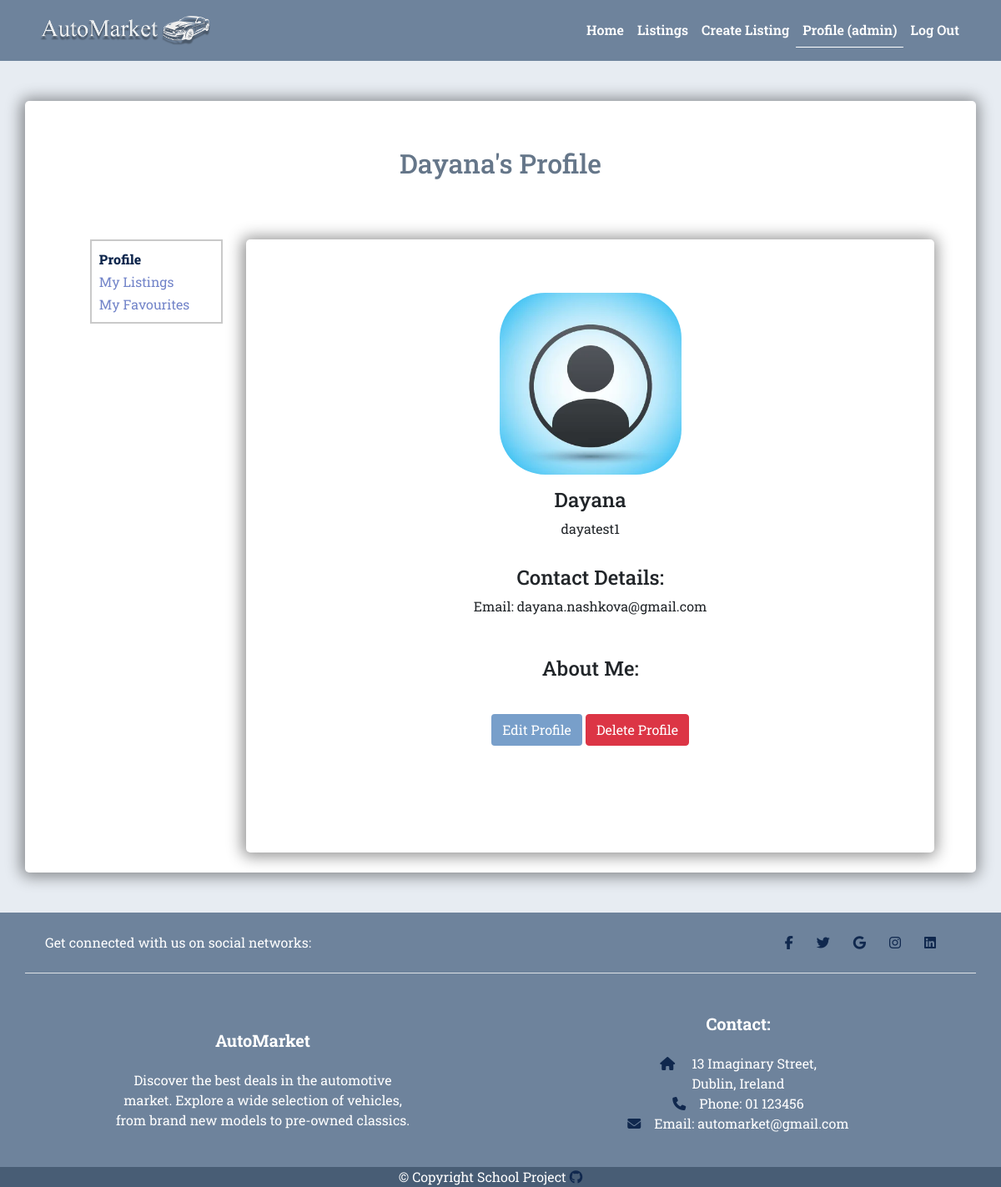
The app's page /users/profile/82606cfa-b8c6-4535-a5a4-e9001ca09401/my-profile/ (signed in) with its own data.
### users/models.py (models this page shows, shortened)
class Profile(models.Model):
    user = models.OneToOneField(
        User, on_delete=models.CASCADE, blank=True, null=True)
    username = models.CharField(max_length=200, blank=False, null=True)
    name = models.CharField(max_length=200, blank=False, null=True)
    email = models.EmailField(max_length=300, blank=False, null=True)
    phone = models.CharField(max_length=100, blank=True, null=True)
    town = models.CharField(max_length=100, blank=True, null=True)
    county = models.CharField(max_length=100, blank=True, null=True)
    profile_image = models.ImageField(
        upload_to='users/', default='users/user-default.webp', blank=True,
        null=True)
    about_me = models.TextField(blank=True, null=True)
    created = models.DateTimeField(auto_now_add=True)
    id = models.UUIDField(default=uuid.uuid4, unique=True,
                          editable=False, primary_key=True)
    @property
    def profile_img(self):
        if self.profile_image:
            url = self.profile_image.url
        else:
            url = (
                settings.STATIC_URL +
                'images/users/user-default.webp'
            )
        return url

### users/views.py (the view)
# urls.py: path('profile/<str:pk>/my-profile/', views.profile_page, name='profile'),
@login_required(login_url='login')
def profile_page(request, pk):
    profile = Profile.objects.get(id=pk)
    listings = profile.listing_set.all().order_by('-created')
    listings, page_number = listings_pagination(request, listings)
    context = {
        'profile': profile,
        'listings': listings
    }
    return render(request, 'users/profile_page.html', context)

### listings/utils.py (called while the page is built)
def listings_pagination(request, listings):
    paginator = Paginator(listings, 6)
    page_number = request.GET.get("page")
    try:
        listings = paginator.page(page_number)
    except PageNotAnInteger:
        page_number = 1
        listings = paginator.page(page_number)
    except EmptyPage:
        page_number = paginator.num_pages
        listings = paginator.page(page_number)
    return listings, page_number

### users/templates/users/profile_page.html (shortened to what this page needs)
{% extends 'base.html' %}
{% load humanize %}
{% load static %}
{% block content %}
<section class="profile">
    <div class="container">
        <div class="row">
            <div class="col-12 mx-auto text-center my-5 p-2 shadow-container">
                <h2 class="py-5">{{ profile.name }}'s Profile</h2>
                <div class="container">
                    <div class="row justify-content-center profile-row">
                        {% include 'users/partials/profile_sidebar.html' %}
                        <div class="col-12 col-lg-9 my-3 py-5 shadow-container" id="my-profile-container">
                            <div class="row d-flex justify-content-center">
                                <div class="image-container p-3">
                                    <img class="profile-image" src="{{ profile.profile_img }}"
                                        alt="user profile image">
                                </div>
                            </div>
                            <h4>{{ profile.name }}</h4>
                            <p>{{ profile.username }}</p>
                            <div class="row p-3  d-flex flex-column align-items-center">
                                <h4>Contact Details:</h4>
                                <div class="col-12 text-center m-auto">
                                    <p>Email: {{ profile.email }}</p>
                                </div>
                            </div>
                            <div class="row p-3">
                                <h4>About Me:</h4>
                                <div class="col px-2">
                                </div>
                            </div>
                            <div>
                                <a href="{% url 'update-profile' %}" class="btn btn-blue text-white">Edit Profile</a>
                                <a href="{% url 'delete-profile' %}" class="btn btn-danger text-white">Delete
                                    Profile</a>
                            </div>
                        </div>
                    </div>
                </div>
            </div>
        </div>
    </div>
</section>
{% endblock content %}

### templates/base.html (shortened to what this page needs)
<!DOCTYPE html>
{% load static %}
<html lang="en">
<head>
    <link href="https://cdn.jsdelivr.net/npm/bootstrap@5.0.2/dist/css/bootstrap.min.css" rel="stylesheet"
>
    <link rel="stylesheet" href="{% static 'lightbox2-2.11.4/css/lightbox.css' %}">
    <link rel="stylesheet" href="{% static 'styles/style.css' %}">
</head>
<body>
    <header>
        <nav class="navbar navbar-expand-lg navbar-dark header-nav">
            <div class="container">
                <a href="{% url 'home' %}" class="navbar-brand"><img class="logo" src="{% static 'images/logo1.png' %}"
                        alt="AutoMarket logo"></a>
                <div class="collapse navbar-collapse" id="navbarSupportedContent">
                    <ul class="navbar-nav ms-auto mb-2 mb-lg-0">
                        <li class="nav-item">
                            <a class="nav-link {% if '/' == request.path %}active{% endif %}" href="{% url 'home' %}">Home</a>
                        </li>
                        <li class="nav-item">
                            <a class="nav-link {% if 'search-listings' in request.path %}active{% endif %}" href="{% url 'search-listings' %}">Listings</a>
                        </li>
                        {% if request.user.is_authenticated %}
                        <li class="nav-item">
                            <a class="nav-link {% if 'create-listing' in request.path %}active{% endif %}" href="{% url 'create-listing' %}">Create Listing</a>
                        </li>
                        <li class="nav-item">
                            <a class="nav-link {% if 'profile' in request.path %}active{% endif %}" href="{% url 'profile' request.user.profile.id %}">Profile ({{request.user.profile.username}})</a>
                        </li>
                        <li class="nav-item">
                            <a class="nav-link {% if 'confirm' in request.path %}active{% endif %}" href="{% url 'logout-confirm' %}">Log Out</a>
                        </li>
                        {% else %}
                        <li class="nav-item">
                            <a class="nav-link {% if 'login' in request.path %}active{% endif %}" href="{% url 'login' %}">LogIn/Sign Up</a>
                        </li>
                        {% endif %}
                    </ul>
                </div>
            </div>
        </nav>
    </header>
    {% block content %}
    {% endblock content%}
    <footer class="text-center text-lg-start" id="footer">
        <div class="container d-flex justify-content-center justify-content-lg-between p-4 border-bottom">
            <div class="me-5 d-none d-lg-block">
                <span>Get connected with us on social networks:</span>
            </div>
            <div id="social-links">
                <a href="#" class="me-4 text-reset">
                    <i class="fab fa-facebook-f"></i>
                </a>
                <a href="#" class="me-4 text-reset">
                    <i class="fab fa-twitter"></i>
                </a>
                <a href="#" class="me-4 text-reset">
                    <i class="fab fa-google"></i>
                </a>
                <a href="#" class="me-4 text-reset">
                    <i class="fab fa-instagram"></i>
                </a>
                <a href="#" class="me-4 text-reset">
                    <i class="fab fa-linkedin"></i>
                </a>
            </div>
        </div>
        <div class="container  mt-5">
            <div class="row mt-3 d-flex align-items-center">
                <div class="col-md-3 col-lg-4 mx-auto mb-4 text-sm-center ">
                    <h5 class="fw-bold mb-4">AutoMarket</h5>
                    <p class="mb-0">
                        Discover the best deals in the automotive market. Explore a wide selection of vehicles, from
                        brand new models to pre-owned classics.
                    </p>
                </div>
                <div class="col-md-3 col-lg-4 mx-auto mb-4 text-sm-center ">
                    <h5 class="fw-bold mb-4">Contact:</h5>
                    <p class="mb-0"><i class="fas fa-home me-3"></i>
                        13 Imaginary Street,
                        <br>
                        Dublin, Ireland
                    </p>
                    <p class="mb-0"><i class="fas fa-phone me-3"></i>Phone: 01 123456</p>
                    <p><i class="fas fa-envelope me-3"></i>Email: automarket@gmail.com</p>
                </div>
            </div>
        </div>
        <div class="text-center copyright">
            <p class="mb-0">&copy; Copyright School Project <a href="" class="me-4 text-reset">
                    <i class="fab fa-github"></i>
                </a></p>
        </div>
    </footer>
</body>
</html>

### static/styles/style.css (style rules this page uses)
:root { --blue-background: rgba(80, 106, 135, 0.8); --dark-blue-background: rgba(63, 84, 108, 0.8); --page-background: rgb(231, 236, 242); --white: #fff; --violet: #7284c9; --light-gray: #c9c9c9; --blue-btn: rgba(87, 135, 189, 0.8); --blue-btn-hover: rgba(138, 176, 219, 0.8); --dark-blue-text: #10284e; --green: #2fbd7d; --light-green: #65d4a2; }
body { background-color: rgb(231, 236, 242); font-family: 'Roboto Slab'; }
.header-nav { background-color: var(--blue-background); }
.navbar-dark .navbar-nav .nav-link { color: var(--white); font-weight: 600; }
.navbar-dark .navbar-brand { color: var(--white); }
.logo { height: 47px; }
a.active { border-bottom: 1px solid var(--white); font-weight: 800; }
.shadow-container { background-color: var(--white); border-radius: 5px; box-shadow: -1px 1px 18px 4px rgba(0, 0, 0, 0.42); -webkit-box-shadow: -1px 1px 18px 4px rgba(0, 0, 0, 0.42); -moz-box-shadow: -1px 1px 18px 4px rgba(0, 0, 0, 0.42); }
.shadow-container h1, .shadow-container h2 { color: var(--dark-blue-background) }
.shadow-container a { text-decoration: none; color: var(--violet); }
.btn-blue { background-color: var(--blue-btn); }
.card-link, i { text-decoration: none; color: var(--dark-blue-text); }
.image-container { display: flex; justify-content: center; height: 250px; width: 250px; }
.profile-image { max-width: 100%; border-radius: 25%; }
.profile-row { min-height: 767px; }
#footer { background-color: var(--blue-background); color: var(--white); }
#social-links a { text-decoration: none; }
.copyright { background-color: var(--dark-blue-background); }

### records on screen
Profile: name "Dayana", profile_img (placeholder picture), username "dayatest1", email "dayana.nashkova@gmail.com"

### other values on screen
{{ request.user.profile.username }} "admin"
